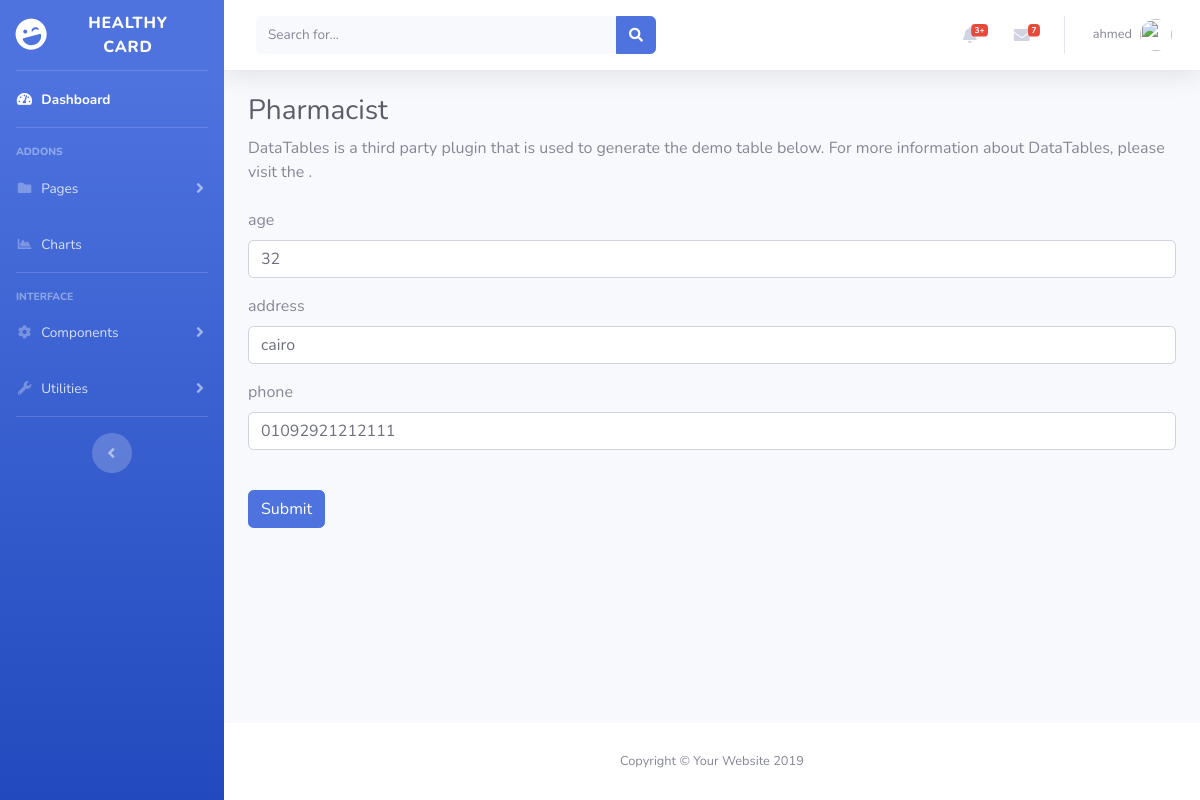
Screenshot of /admin/pharmacist.php?action=edite&id=1 (signed in) with the database file from the repository.
### tables this page shows
CREATE TABLE `managers` (
  `id` int(11) NOT NULL,
  `username` varchar(255) NOT NULL,
  `email` varchar(255) NOT NULL,
  `password` varchar(255) NOT NULL,
  `phone` varchar(100) NOT NULL,
  `address` varchar(255) NOT NULL,
  `hospital_name_id` int(11) NOT NULL,
  `priv` int(11) NOT NULL
);

CREATE TABLE `pharmacist` (
  `id` int(11) NOT NULL,
  `username` varchar(255) NOT NULL,
  `email` varchar(255) NOT NULL,
  `password` varchar(100) NOT NULL,
  `age` int(11) NOT NULL,
  `gender` int(11) NOT NULL,
  `idcard` int(11) NOT NULL,
  `address` varchar(255) NOT NULL,
  `phone` varchar(100) NOT NULL,
  `hospital_name_id` int(11) NOT NULL,
  `priv` int(11) NOT NULL
);

### admin/design/pharmacist/editpharForm.php (the view, shortened to what this page needs)
<?php
    require_once "functions/connect.php";
    $id       = $_GET['id'];
    $selectdr = "SELECT * FROM pharmacist WHERE id = $id";
    $query    = $conn -> query($selectdr);
    $DR       =$query -> fetch_assoc();
?>
<form method="post" action="functions/pharmacist/editPhar.php">
    <div class="form-group">
    <label for="exampleInputEmail1">age</label>
    <input type="text" name="age" value="<?= $DR['age'] ?>"  class="form-control" id="exampleInputEmail1"required>
  </div>
    <div class="form-group">
    <label for="exampleInputEmail1">address</label>
    <input type="text" name="address" value="<?= $DR['address'] ?>" class="form-control" id="exampleInputEmail1"required >
  </div>
 <div class="form-group">
    <label for="exampleInputEmail1"> phone</label>
    <input type="text" name="phone" value="<?= $DR['phone'] ?>" class="form-control" id="exampleInputEmail1" required>
  </div>
<br>
  <button type="submit" class="btn btn-primary">Submit</button>
</form>

### admin/includes/header.php (shortened to what this page needs)
<nav class="navbar navbar-expand navbar-light bg-white topbar mb-4 static-top shadow">
<form class="d-none d-sm-inline-block form-inline mr-auto ml-md-3 my-2 my-md-0 mw-100 navbar-search">
  <div class="input-group">
    <input type="text" class="form-control bg-light border-0 small" placeholder="Search for..." aria-label="Search" aria-describedby="basic-addon2">
    <div class="input-group-append">
      <button class="btn btn-primary" type="button">
        <i class="fas fa-search fa-sm"></i>
      </button>
    </div>
  </div>
</form>
<ul class="navbar-nav ml-auto">
  <li class="nav-item dropdown no-arrow mx-1">
    <a class="nav-link dropdown-toggle" href="#" id="alertsDropdown" role="button" data-toggle="dropdown" aria-haspopup="true" aria-expanded="false">
      <i class="fas fa-bell fa-fw"></i>
      <span class="badge badge-danger badge-counter">3+</span>
    </a>
  </li>
  <li class="nav-item dropdown no-arrow mx-1">
    <a class="nav-link dropdown-toggle" href="#" id="messagesDropdown" role="button" data-toggle="dropdown" aria-haspopup="true" aria-expanded="false">
      <i class="fas fa-envelope fa-fw"></i>
      <span class="badge badge-danger badge-counter">7</span>
    </a>
  </li>
  <?php
  $nam  = $_SESSION['name'];
  $id  = $_SESSION['login'];
   require_once "functions/connect.php";
   $sel  = "SELECT * FROM $nam  WHERE  id = $id";
   $query = $conn -> query($sel);
   $name  = $query -> fetch_assoc();
  ?>
  <li class="nav-item dropdown no-arrow">
    <a class="nav-link dropdown-toggle" href="#" id="userDropdown" role="button" data-toggle="dropdown" aria-haspopup="true" aria-expanded="false">
      <span class="mr-2 d-none d-lg-inline text-gray-600 small"><?php echo @$name['username'] ?></span>
      <img class="img-profile rounded-circle" src="https://source.unsplash.com/QAB-WJcbgJk/60x60">
    </a>
  </li>
</ul>
</nav>

### rows the page displays
managers: username "ahmed"
pharmacist: age "32", address "cairo", phone "01092921212111"
